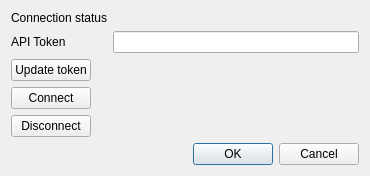
<?xml version="1.0" encoding="UTF-8"?>
<ui version="4.0">
 <class>Login</class>
 <widget class="QDialog" name="Login">
  <property name="geometry">
   <rect>
    <x>0</x>
    <y>0</y>
    <width>370</width>
    <height>158</height>
   </rect>
  </property>
  <property name="windowTitle">
   <string>Dialog</string>
  </property>
  <layout class="QFormLayout" name="formLayout">
   <item row="0" column="0">
    <widget class="QLabel" name="label">
     <property name="text">
      <string>Connection status</string>
     </property>
     <property name="scaledContents">
      <bool>false</bool>
     </property>
    </widget>
   </item>
   <item row="0" column="1">
    <widget class="QLabel" name="label_2">
     <property name="text">
      <string/>
     </property>
    </widget>
   </item>
   <item row="1" column="0">
    <widget class="QLabel" name="label_3">
     <property name="text">
      <string>API Token</string>
     </property>
    </widget>
   </item>
   <item row="1" column="1">
    <widget class="QLineEdit" name="lineEdit"/>
   </item>
   <item row="2" column="0">
    <widget class="QPushButton" name="pushButton">
     <property name="text">
      <string>Update token</string>
     </property>
    </widget>
   </item>
   <item row="5" column="0" colspan="2">
    <widget class="QDialogButtonBox" name="buttonBox">
     <property name="orientation">
      <enum>Qt::Horizontal</enum>
     </property>
     <property name="standardButtons">
      <set>QDialogButtonBox::Cancel|QDialogButtonBox::Ok</set>
     </property>
    </widget>
   </item>
   <item row="3" column="0">
    <widget class="QPushButton" name="pushButton_2">
     <property name="text">
      <string>Connect</string>
     </property>
    </widget>
   </item>
   <item row="4" column="0">
    <widget class="QPushButton" name="pushButton_3">
     <property name="text">
      <string>Disconnect</string>
     </property>
    </widget>
   </item>
  </layout>
 </widget>
 <resources/>
 <connections>
  <connection>
   <sender>buttonBox</sender>
   <signal>accepted()</signal>
   <receiver>Login</receiver>
   <slot>accept()</slot>
   <hints>
    <hint type="sourcelabel">
     <x>248</x>
     <y>254</y>
    </hint>
    <hint type="destinationlabel">
     <x>157</x>
     <y>274</y>
    </hint>
   </hints>
  </connection>
  <connection>
   <sender>buttonBox</sender>
   <signal>rejected()</signal>
   <receiver>Login</receiver>
   <slot>reject()</slot>
   <hints>
    <hint type="sourcelabel">
     <x>316</x>
     <y>260</y>
    </hint>
    <hint type="destinationlabel">
     <x>286</x>
     <y>274</y>
    </hint>
   </hints>
  </connection>
 </connections>
</ui>
